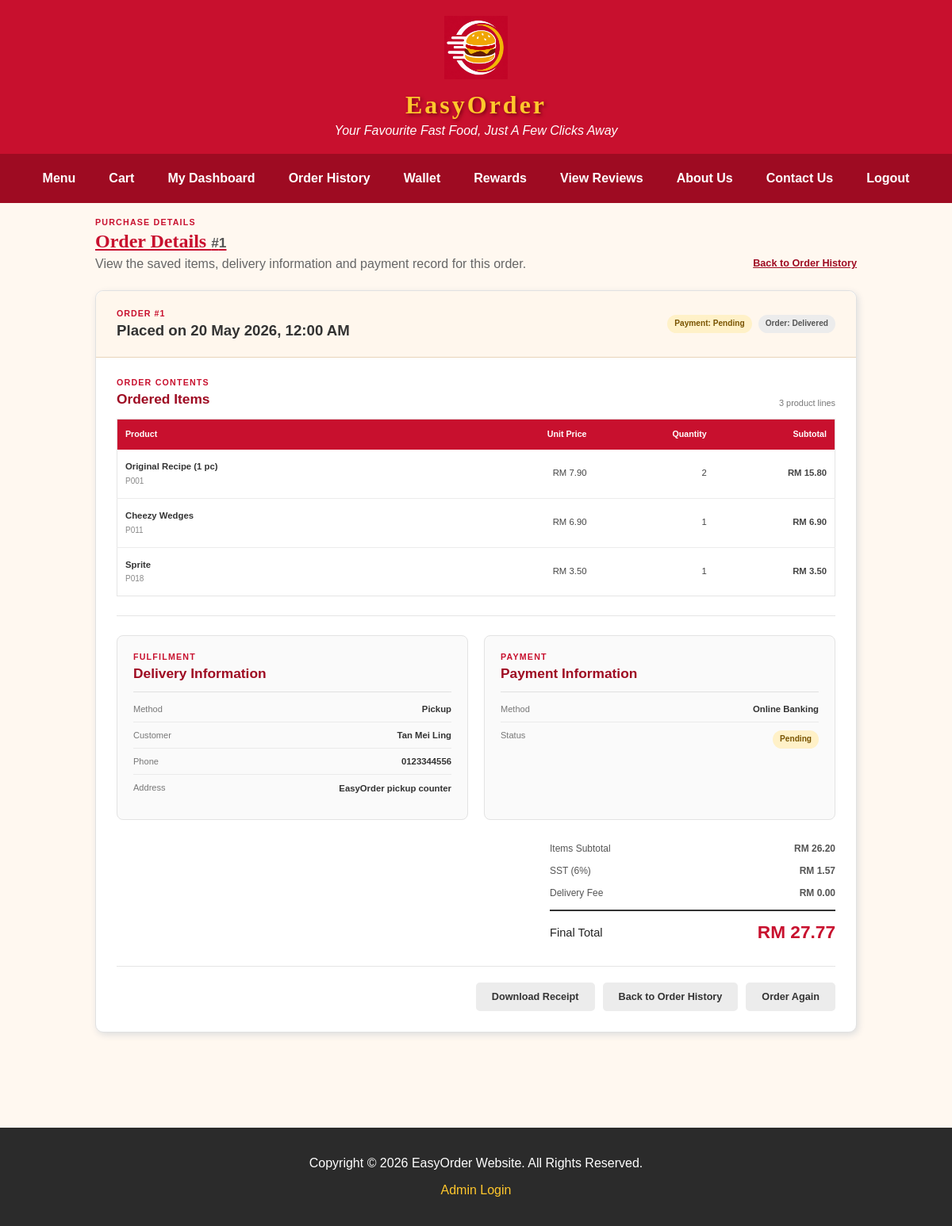
The page /order_details.php?order_id=1 (signed in) on the database as committed earlier.
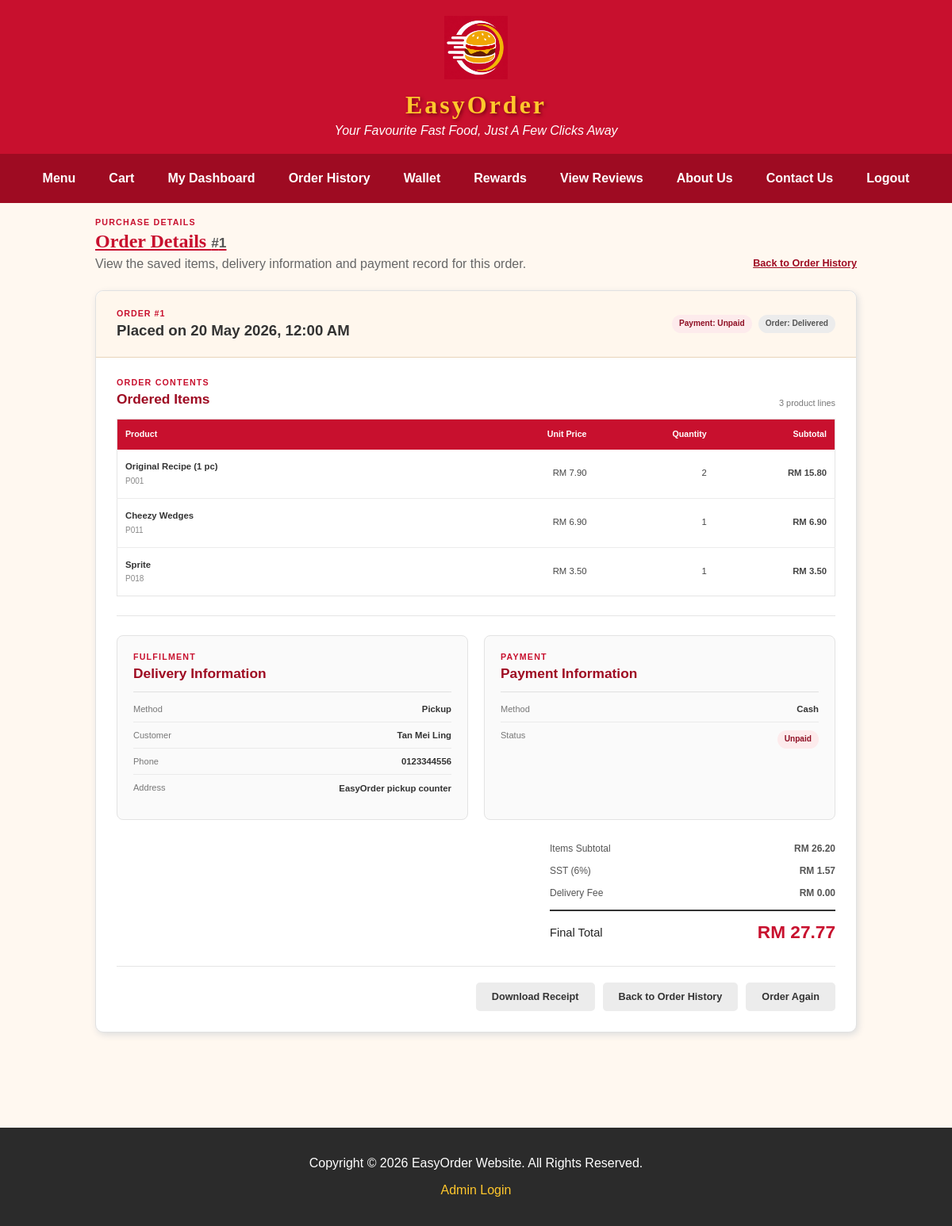
The same page on the database as committed later.
### tables this page shows
CREATE TABLE `orders` (
  `order_id` int(11) NOT NULL,
  `order_customer` int(11) NOT NULL,
  `order_date` datetime NOT NULL,
  `order_total` decimal(7,2) NOT NULL,
  `order_payment` varchar(20) NOT NULL,
  `order_payment_status` varchar(20) NOT NULL DEFAULT 'Pending',
  `order_delivery` varchar(5) NOT NULL,
  `order_address` varchar(255) NOT NULL,
  `order_status` varchar(20) NOT NULL,
  `order_isDelete` int(1) NOT NULL DEFAULT 0
);

CREATE TABLE `customer` (
  `customer_id` int(11) NOT NULL,
  `customer_name` varchar(100) NOT NULL,
  `customer_email` varchar(100) NOT NULL,
  `customer_password` varchar(255) NOT NULL,
  `customer_phone` varchar(15) NOT NULL,
  `customer_gender` varchar(10) NOT NULL,
  `customer_dob` date NOT NULL,
  `customer_address` varchar(140) NOT NULL DEFAULT '',
  `customer_state` varchar(30) NOT NULL,
  `customer_city` varchar(50) NOT NULL,
  `customer_postcode` char(5) NOT NULL,
  `customer_points` int(6) NOT NULL DEFAULT 0,
  `customer_joindate` date NOT NULL,
  `customer_isDelete` int(1) NOT NULL DEFAULT 0
);

### order_pricing_helpers.php (called while the page is built, shortened)
<?php
if(!function_exists("easyorder_money"))
{
	function easyorder_money($amount)
	{
		return round((float)$amount,2);
	}
}
if(!function_exists("easyorder_sst_amount"))
{
	function easyorder_sst_amount($subtotal)
	{
		return easyorder_money(max(0.00,(float)$subtotal)*EASYORDER_SST_RATE);
	}
}
if(!function_exists("easyorder_delivery_amount"))
{
	function easyorder_delivery_amount($delivery_method)
	{
		return in_array((string)$delivery_method,array("Delivery","Yes"),true) ? EASYORDER_DELIVERY_FEE : 0.00;
	}
}
?>

### order_details.php (the view, shortened to what the changed rows need)
<?php
include("dataconnection.php");
require_once("order_pricing_helpers.php");
$mid = (int)$_SESSION["customer_id"];
$requested_order_id = filter_var($_GET["order_id"] ?? null,FILTER_VALIDATE_INT,array("options"=>array("min_range"=>1)));
$order_id = $requested_order_id===false ? 0 : (int)$requested_order_id;
$order = null;
$items = array();
$page_error = "";
function order_details_html($value)
{
	return htmlspecialchars((string)$value,ENT_QUOTES,"ISO-8859-1");
}
function order_details_datetime($value)
{
	$timestamp = strtotime((string)$value);
	return $timestamp===false ? "Not available" : date("d M Y, h:i A",$timestamp);
}
function order_details_status_class($status,$group)
{
	$normalised = strtolower(trim((string)$status));
	$known = array(
		"payment" => array("paid","pending","unpaid","failed"),
		"order" => array("preparing","delivery","completed","cancelled")
	);
	if(isset($known[$group]) && in_array($normalised,$known[$group],true))
	{
		return "order-status-".$normalised;
	}
	return "order-status-neutral";
}
if($order_id<=0)
{
	$http_status = 404;
	$page_error = "This order is unavailable.";
}
else
{
	$order_sql = "SELECT o.order_id,o.order_date,o.order_total,o.order_payment,o.order_payment_status,"
		."o.order_delivery,o.order_address,o.order_status,m.customer_name,m.customer_email,m.customer_phone,"
		."p.payment_reference,p.payment_method AS saved_payment_method,p.payment_amount,"
		."p.payment_status AS saved_payment_status,p.payment_paid_at "
		."FROM orders o INNER JOIN customer m ON m.customer_id=o.order_customer "
		."LEFT JOIN payments p ON p.payment_order=o.order_id "
		."WHERE o.order_id=? AND o.order_customer=? AND o.order_isDelete=0 LIMIT 1";
	$order_stmt = mysqli_prepare($connect,$order_sql);
	if(!$order_stmt)
	{
		$http_status = 500;
		$page_error = "Order details are temporarily unavailable. Please try again.";
	}
	else
	{
		mysqli_stmt_bind_param($order_stmt,"ii",$order_id,$mid);
		if(mysqli_stmt_execute($order_stmt))
		{
			$order_result = mysqli_stmt_get_result($order_stmt);
			$order = mysqli_fetch_assoc($order_result) ?: null;
		}
		else
		{
			$http_status = 500;
			$page_error = "Order details are temporarily unavailable. Please try again.";
		}
	}
}
if($order)
{
	$item_stmt = mysqli_prepare($connect,"SELECT item_product,item_name,item_price,item_qty,item_subtotal FROM order_items WHERE item_order=? ORDER BY item_id");
	if($item_stmt)
	{
		mysqli_stmt_bind_param($item_stmt,"i",$order_id);
		if(mysqli_stmt_execute($item_stmt))
		{
			$item_result = mysqli_stmt_get_result($item_stmt);
			while($item = mysqli_fetch_assoc($item_result))
			{
				$items[] = $item;
			}
		}
		else
		{
			$http_status = 500;
			$page_error = "The items for this order are temporarily unavailable. Please try again.";
		}
	}
	else
	{
		$http_status = 500;
		$page_error = "The items for this order are temporarily unavailable. Please try again.";
	}
}
$item_subtotal = 0.00;
foreach($items as $item)
{
	$item_subtotal += (float)$item["item_subtotal"];
}
$sst_amount = easyorder_sst_amount($item_subtotal);
$delivery_fee = $order ? easyorder_delivery_amount($order["order_delivery"]) : 0.00;
$payment_status = $order ? (string)($order["saved_payment_status"] ?: $order["order_payment_status"]) : "";
$payment_method = $order ? (string)($order["saved_payment_method"] ?: $order["order_payment"]) : "";
?>
<!DOCTYPE html>
<html lang="en">
<head>
<link rel="stylesheet" href="style.css?v=20260922-2">
</head>
<body>
<div id="header">
<h1>EasyOrder</h1>
</div>
<main id="main">
<div class="order-page-heading">
<div>
<h2 class="section-title">Order Details<?php if($order) { ?> <span>#<?php echo (int)$order["order_id"]; ?></span><?php } ?></h2>
</div>
</div>
<?php if($page_error!=="") { ?>
<section class="order-unavailable-card">
<div class="order-empty-icon" aria-hidden="true">&#128274;</div>
<h3>Order Unavailable</h3>
<p><?php echo order_details_html($page_error); ?></p>
<a class="btn" href="order_history.php">Return to Order History</a>
</section>
<?php } else { ?>
<article class="order-details-card">
<header class="order-details-header">
<div>
<p class="order-details-label">ORDER #<?php echo (int)$order["order_id"]; ?></p>
<h3>Placed on <?php echo order_details_html(order_details_datetime($order["order_date"])); ?></h3>
</div>
<div class="order-details-statuses" aria-label="Order and payment statuses">
<span class="order-status-badge <?php echo order_details_status_class($payment_status,"payment"); ?>">Payment: <?php echo order_details_html($payment_status); ?></span>
<span class="order-status-badge <?php echo order_details_status_class($order["order_status"],"order"); ?>">Order: <?php echo order_details_html($order["order_status"]); ?></span>
</div>
</header>
<section class="order-details-section" aria-labelledby="ordered-items-heading">
<div class="order-details-section-heading">
<div>
<p class="checkout-step-label">ORDER CONTENTS</p>
<h3 id="ordered-items-heading">Ordered Items</h3>
</div>
<span><?php echo count($items); ?> product line<?php echo count($items)===1 ? "" : "s"; ?></span>
</div>
<table class="order-items-table">
<thead>
<tr>
<th scope="col">Product</th>
<th scope="col">Unit Price</th>
<th scope="col">Quantity</th>
<th scope="col">Subtotal</th>
</tr>
</thead>
<tbody>
<?php foreach($items as $item) { ?>
<tr>
<td><strong><?php echo order_details_html($item["item_name"]); ?></strong><small><?php echo order_details_html($item["item_product"]); ?></small></td>
<td>RM <?php echo number_format((float)$item["item_price"],2); ?></td>
<td><?php echo (int)$item["item_qty"]; ?></td>
<td><strong>RM <?php echo number_format((float)$item["item_subtotal"],2); ?></strong></td>
</tr>
<?php } ?>
</tbody>
</table>
</section>
<div class="order-information-grid">
<section class="order-information-panel" aria-labelledby="delivery-information-heading">
<p class="checkout-step-label">FULFILMENT</p>
<h3 id="delivery-information-heading">Delivery Information</h3>
<dl>
<div><dt>Method</dt><dd><?php echo $order["order_delivery"]==="Yes" ? "Delivery" : "Pickup"; ?></dd></div>
<div><dt>Customer</dt><dd><?php echo order_details_html($order["customer_name"]); ?></dd></div>
<div><dt>Phone</dt><dd><?php echo order_details_html($order["customer_phone"]); ?></dd></div>
<div class="order-information-address"><dt>Address</dt><dd><?php echo $order["order_delivery"]==="Yes" ? order_details_html($order["order_address"]) : "EasyOrder pickup counter"; ?></dd></div>
</dl>
</section>
<section class="order-information-panel" aria-labelledby="payment-information-heading">
<p class="checkout-step-label">PAYMENT</p>
<h3 id="payment-information-heading">Payment Information</h3>
<dl>
<div><dt>Method</dt><dd><?php echo order_details_html($payment_method); ?></dd></div>
<div><dt>Status</dt><dd><span class="order-status-badge <?php echo order_details_status_class($payment_status,"payment"); ?>"><?php echo order_details_html($payment_status); ?></span></dd></div>
</dl>
</section>
</div>
<section class="order-total-panel" aria-label="Order totals">
<div><span>Items Subtotal</span><strong>RM <?php echo number_format($item_subtotal,2); ?></strong></div>
<div><span>SST (6%)</span><strong>RM <?php echo number_format($sst_amount,2); ?></strong></div>
<div><span>Delivery Fee</span><strong>RM <?php echo number_format($delivery_fee,2); ?></strong></div>
<div class="order-final-total"><span>Final Total</span><strong>RM <?php echo number_format((float)$order["order_total"],2); ?></strong></div>
</section>
<div class="order-details-actions">
<a class="payment-secondary-link" href="order_details.php?order_id=<?php echo (int)$order["order_id"]; ?>&amp;download=pdf">Download Receipt</a>
<a class="payment-secondary-link" href="order_history.php">Back to Order History</a>
<a class="payment-secondary-link" href="category.php">Order Again</a>
</div>
</article>
<?php } ?>
</main>
</body>
</html>

Rows that differ between the two databases and show on the page:
changed orders "Delivered": order_payment_status "Pending" → "Unpaid"; order_payment "Online Banking" → "Cash"
